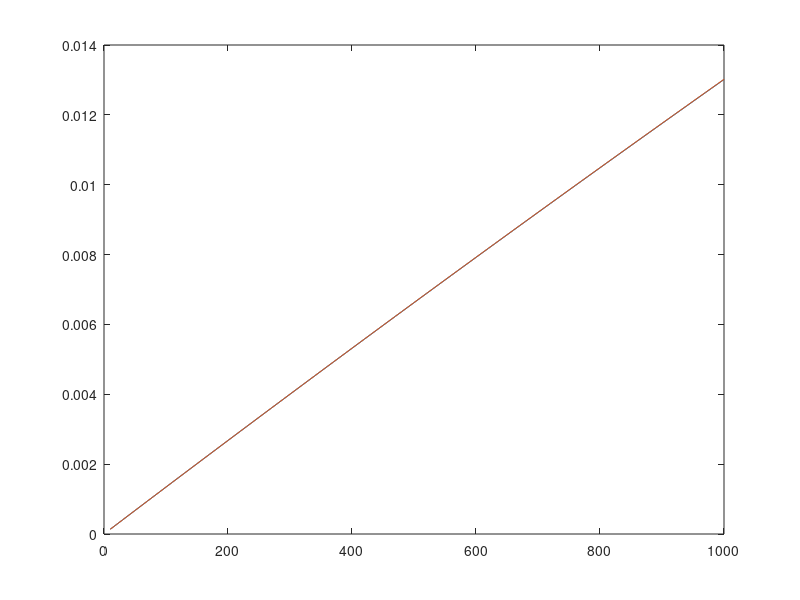

MATLAB code for this plot:
function [] = test_surface();
% TEST_SURFACE This is a little script used to compare against the soil-vegetation 
%	       scheme being added to CLUBB for the GABLS3 case.
%

C1 =  0.000013483513;
C2 =  0.000072722054;
C3 =  2.2753466E-7;
T(1) = 10.0;
TTEST =[ 0.00013483512 0.00026957385 0.00040421623 0.00053876237 0.00067321234 0.00080756616 0.00094182394 0.0010759857 0.0012100516 0.0013440216	 0.0014778959 0.0016116744 0.0017453574 0.0018789448 0.0020124367 0.002145833 0.0022791342 0.0024123401 0.0025454508 0.0026784663 0.0028113867	 0.0029442122 0.0030769426 0.003209578 0.0033421188 0.0034745648 0.0036069162  0.003739173 0.0038713354 0.0040034032 0.004135377 0.004267256	 0.0043990407 0.0045307316 0.004662328 0.00479383 0.004925239 0.0050565535 0.005187774 0.005318901 0.0054499344 0.005580874 0.0057117203	 0.005842473 0.005973132 0.0061036977 0.0062341704 0.0063645495 0.0064948355 0.0066250283 0.0067551285 0.0068851355 0.00701505	 0.007144871 0.0072745997 0.0074042357 0.007533779 0.0076632295 0.007792588 0.007921854 0.008051028 0.008180109 0.008309098 0.008437995 0.0085668 0.008695512 0.008824132 0.008952661 0.009081098 0.009209444 0.009337697 0.009465859 0.00959393 0.009721909         0.009849796 0.009977592 0.010105297 0.0102329105 0.010360433 0.010487865 0.010615205 0.010742455 0.010869614 0.010996682 0.011123659 0.011250545 0.011377341 0.011504047 0.011630662 0.011757186 0.011883619 0.012009963 0.012136217 0.012262381         0.012388454 0.012514437 0.01264033 0.012766133 0.012891847 0.01301747];

for i=1:100
	TS(i) = exp(-C2*T(i))*((C1/C2)*(exp(C2*T(i))-1) +(C2*C3)*((1/C2)*T(i)*exp(C2*T(i))-(1/(C2^2))*(exp(C2*T(i))-1)));
	T(i+1) = T(i) + T(1);
end

plot(T(1:100),TS,T(1:100),TTEST);
end
